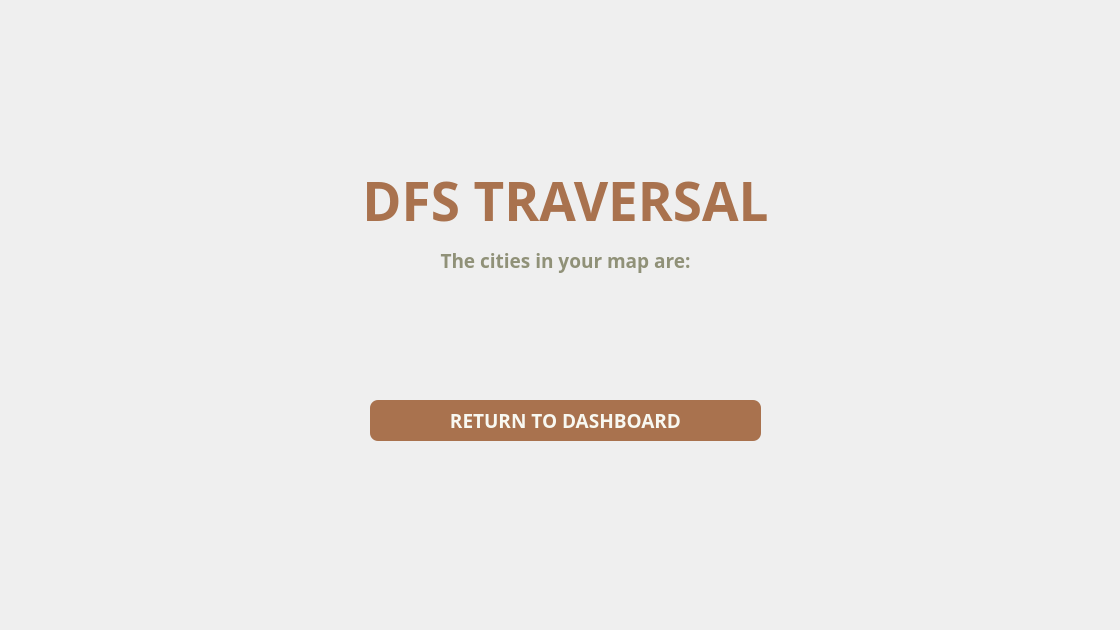
<?xml version="1.0" encoding="UTF-8"?>
<ui version="4.0">
 <class>DFS</class>
 <widget class="QWidget" name="DFS">
  <property name="geometry">
   <rect>
    <x>0</x>
    <y>0</y>
    <width>1120</width>
    <height>630</height>
   </rect>
  </property>
  <property name="minimumSize">
   <size>
    <width>1120</width>
    <height>630</height>
   </size>
  </property>
  <property name="maximumSize">
   <size>
    <width>1120</width>
    <height>630</height>
   </size>
  </property>
  <property name="windowTitle">
   <string>Mini Wasalni | DFS Traversal</string>
  </property>
  <widget class="QLabel" name="traverse_label">
   <property name="geometry">
    <rect>
     <x>180</x>
     <y>210</y>
     <width>771</width>
     <height>101</height>
    </rect>
   </property>
   <property name="font">
    <font>
     <family>Dosis</family>
     <pointsize>14</pointsize>
     <bold>true</bold>
    </font>
   </property>
   <property name="styleSheet">
    <string notr="true">QLabel {
		color: #909178;
}</string>
   </property>
   <property name="text">
    <string>The cities in your map are:</string>
   </property>
   <property name="alignment">
    <set>Qt::AlignCenter</set>
   </property>
  </widget>
  <widget class="QLabel" name="traverse_h">
   <property name="geometry">
    <rect>
     <x>310</x>
     <y>150</y>
     <width>511</width>
     <height>101</height>
    </rect>
   </property>
   <property name="font">
    <font>
     <family>Dosis</family>
     <pointsize>40</pointsize>
     <bold>true</bold>
    </font>
   </property>
   <property name="styleSheet">
    <string notr="true">QLabel {
		color: #A9724E;
}</string>
   </property>
   <property name="text">
    <string>DFS TRAVERSAL</string>
   </property>
   <property name="alignment">
    <set>Qt::AlignCenter</set>
   </property>
  </widget>
  <widget class="QPushButton" name="traverse_button">
   <property name="geometry">
    <rect>
     <x>370</x>
     <y>400</y>
     <width>391</width>
     <height>41</height>
    </rect>
   </property>
   <property name="maximumSize">
    <size>
     <width>500</width>
     <height>100</height>
    </size>
   </property>
   <property name="font">
    <font>
     <family>Dosis</family>
     <pointsize>14</pointsize>
     <bold>true</bold>
    </font>
   </property>
   <property name="styleSheet">
    <string notr="true">QPushButton {
		color: #F8F8F1;
		background-color: #A9724E;
		border: none;
		border-radius: 8px;
}

QPushButton:hover {
		color: #F8F8F1;
		background-color: #BFA17E;
		border: none;
		border-radius:8px;
}

QPushButton:pressed {
		color: #F8F8F1;
		background-color: #BFA17E;
		border: none;
        border-radius: 8px;
}</string>
   </property>
   <property name="text">
    <string>RETURN TO DASHBOARD</string>
   </property>
  </widget>
  <widget class="QLabel" name="dfs_display_label">
   <property name="geometry">
    <rect>
     <x>180</x>
     <y>280</y>
     <width>771</width>
     <height>101</height>
    </rect>
   </property>
   <property name="font">
    <font>
     <family>Dosis</family>
     <pointsize>14</pointsize>
     <bold>true</bold>
    </font>
   </property>
   <property name="styleSheet">
    <string notr="true">QLabel {
		color: #909178;
}</string>
   </property>
   <property name="text">
    <string/>
   </property>
   <property name="alignment">
    <set>Qt::AlignCenter</set>
   </property>
  </widget>
 </widget>
 <resources/>
 <connections/>
</ui>
